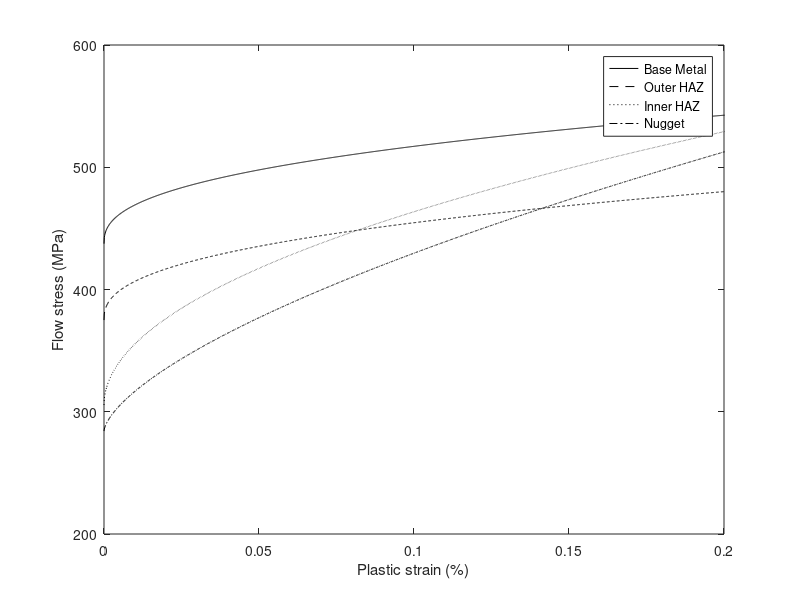

Source code (MATLAB):
clear all;
close all;

JC=[0.0025 0.200 0.4;0.0025 0.200 0.4;0.00235 0.500 0.5; 0.00196 0.650 0.65];

ep=0:0.0001:0.75;
fs=[175*JC(1,1)+JC(1,2)*ep.^JC(1,3)
    150*JC(2,1)+JC(2,2)*ep.^JC(2,3)
    130*JC(3,1)+JC(3,2)*ep.^JC(3,3)
    145*JC(4,1)+JC(4,2)*ep.^JC(4,3)];
h=figure;
plot(ep,1000*fs(1,:),'-k');
hold on;
plot(ep,1000*fs(2,:),'--k');
plot(ep,1000*fs(3,:),':k');
plot(ep,1000*fs(4,:),'-.k');
legend('Base Metal','Outer HAZ','Inner HAZ','Nugget');
xlabel('Plastic strain (%)');
ylabel('Flow stress (MPa)');
xlim([0 0.2]);
ylim([200 600]);
saveas(h,'ConstitutiveModels','fig');




